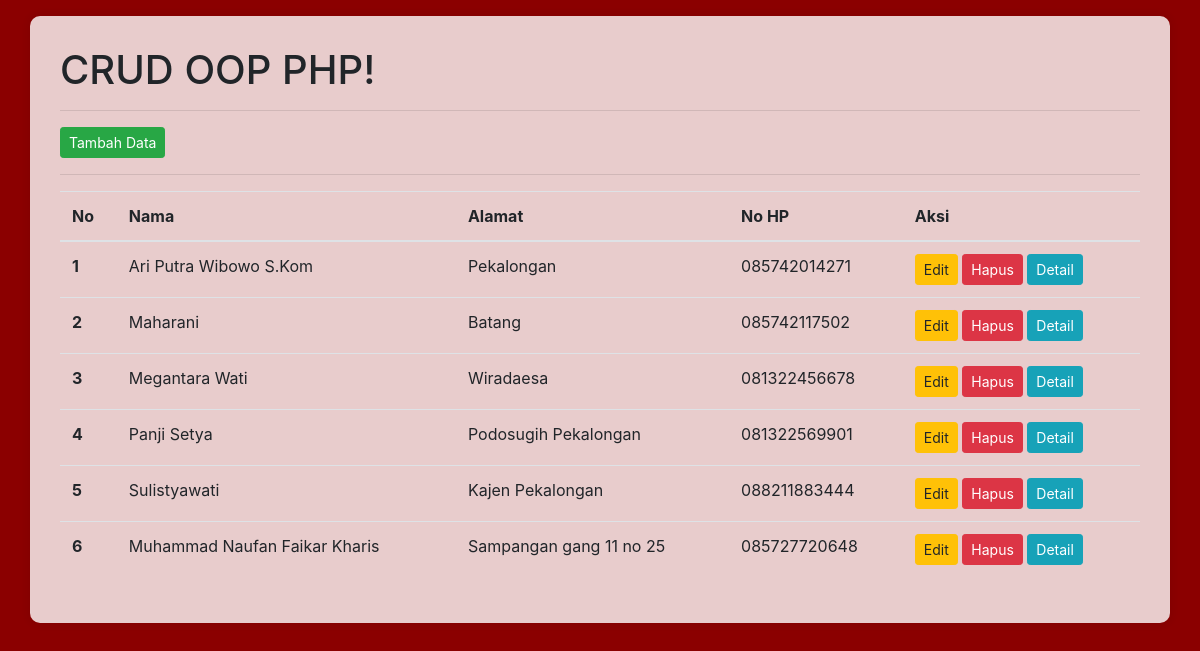
The page / on the database its author committed.
### tables this page shows
CREATE TABLE `users` (
  `id` int(200) NOT NULL,
  `nama` varchar(200) NOT NULL,
  `alamat` varchar(200) NOT NULL,
  `nohp` varchar(200) NOT NULL,
  `foto` varchar(200) NOT NULL,
  `jenis_kelamin` enum('laki-laki','perempuan','','') NOT NULL,
  `email` varchar(200) NOT NULL
);

### database.php (called while the page is built, shortened)
<?php
class Database {
    public $host = "localhost";
    public $username = "root";
    public $password = "";
    public $database = "db_php_0023";
    public $connect;
    function __construct() {
        $this->connect = mysqli_connect($this->host, $this->username, $this->password, $this->database);
    }
    function tampilData() {
        $data = mysqli_query($this->connect, "SELECT * FROM users");
        if ($data) {
            return mysqli_fetch_all($data, MYSQLI_ASSOC);
        } else {
            echo "Error: " . $this->connect->error;
            return [];
        }
    }
}
?>

### index.php (the view, shortened to what this page needs)
<?php
include 'database.php';
$db = new Database();
?>
<!doctype html>
<html lang="en">
  <head>
    <link rel="stylesheet" href="https://maxcdn.bootstrapcdn.com/bootstrap/4.5.2/css/bootstrap.min.css">
  </head>
  <body>
    <div class="container mt-3">
      <h1>CRUD OOP PHP!</h1>
      <hr>
      <a href="input.php" class="btn btn-success btn-sm">Tambah Data</a>
      <hr>
      <table class="table table-hover">
        <thead>
          <tr>
            <th scope="col">No</th>
            <th scope="col">Nama</th>
            <th scope="col">Alamat</th>
            <th scope="col">No HP</th>
            <th scope="col">Aksi</th>
          </tr>
        </thead>
        <tbody>
          <?php
          $nomor = 1;
          foreach ($db->tampilData() as $dataUser) {
          ?>
            <tr>
              <th scope="row"><?php echo $nomor++; ?></th>
              <td><?php echo $dataUser['nama']; ?></td>
              <td><?php echo $dataUser['alamat']; ?></td>
              <td><?php echo $dataUser['nohp']; ?></td>
              <td>
    <a href="edit.php?id=<?php echo $dataUser['id']; ?>" class="btn btn-warning btn-sm">Edit</a>
    <a href="proses.php?id=<?php echo $dataUser['id']; ?>&aksi=hapus"
       class="btn btn-danger btn-sm"
       onclick="return confirm('Apakah Anda yakin ingin menghapus data ini?')">Hapus</a>
    <a href="informasi.php?id=<?php echo $dataUser['id']; ?>" class="btn btn-info btn-sm">Detail</a>
</td>
            </tr>
          <?php } ?>
        </tbody>
      </table>
    </div>
  </body>
</html>

### index.php (style rules this page uses)
body { background-color: #8B0000; background-size: cover; }
.container { margin-top: 50px; background: rgba(255, 255, 255, 0.8); padding: 30px; border-radius: 10px; box-shadow: 0 0 10px rgba(0, 0, 0, 0.1); }

### rows shown on the page
users: nama "Ari Putra Wibowo S.Kom", alamat "Pekalongan", nohp "085742014271"
users: nama "Maharani", alamat "Batang", nohp "085742117502"
users: nama "Megantara Wati", alamat "Wiradaesa", nohp "081322456678"
users: nama "Panji Setya", alamat "Podosugih Pekalongan", nohp "081322569901"
users: nama "Sulistyawati", alamat "Kajen Pekalongan", nohp "088211883444"
users: nama "Muhammad Naufan Faikar Kharis", alamat "Sampangan gang 11 no 25", nohp "085727720648"
